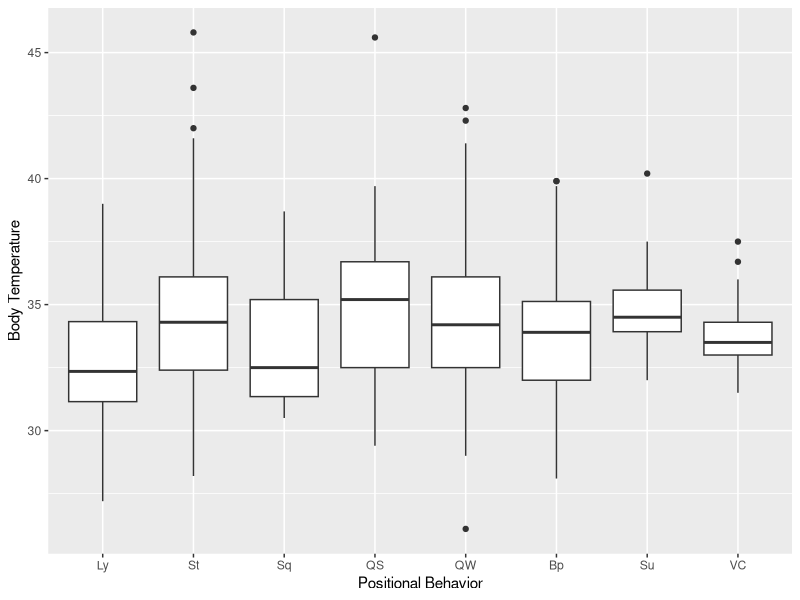

Write R code to recreate this figure.
# load libraries
library(tidyverse) 
library(readr) 
library(lubridate)
library(magrittr)
library(ggplot2)
library(car)
library(emmeans)
library(lme4)

##read in data
prelim_tidy <- read_csv("_data/_tidy/prelim_data_tidycols.csv")
View(prelim_tidy)

#Omit any missing values:
summary(is.na(prelim_tidy))

prelim_temp<-na.omit(prelim_tidy)
View(prelim_temp)

#Combine positional behaviors into smaller categories
# suspensory = Cb, Br & QM
#Vertical climb and cling together
prelim_temp$pos_beh[prelim_temp$pos_beh == "Cb"] <- "Su"
prelim_temp$pos_beh[prelim_temp$pos_beh == "Br"] <- "Su"
prelim_temp$pos_beh[prelim_temp$pos_beh == "QM"] <- "Su"
prelim_temp$pos_beh[prelim_temp$pos_beh == "Vci"] <- "VC"
prelim_temp$pos_beh[prelim_temp$pos_beh == "Abp"] <- "Bp"
prelim_temp$pos_beh[prelim_temp$pos_beh == "BpS"] <- "Bp"
prelim_temp$pos_beh[prelim_temp$pos_beh == "BpW"] <- "Bp"

############
##re-order levels
prelim_temp$time_od <- factor(prelim_temp$time_od, levels = c("e_morning", "l_morning", "e_afternoon", "l_afternoon", "evening"))
prelim_temp$pos_beh <- factor(prelim_temp$pos_beh, levels = c("Ly", "St", "Sq", "QS", "QW", "Bp", "Su", "VC"))


##plotting
ggplot(prelim_temp, aes(pos_beh, therm_t)) +
  geom_boxplot() + labs(x="Positional Behavior", y="Body Temperature")
